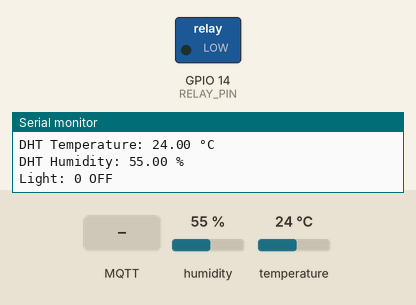
This sketch was run on a simulated ESP8266 (NodeMCU). On the bench: switched loads named in the sketch (green lamp = pin HIGH), the last lines printed to the serial monitor. The inputs (shaded band) are chosen by the test bench; at power-on: humidity 55 %, temperature 24 °C. WiFi joins after 1.5 s; servers stay silent unless stated; no MQTT or app messages arrive unless stated.

Above: at 7.7 s.
7.8 s: MQTT message "ON" arrives on the first subscribed topic
At 9.6 s:
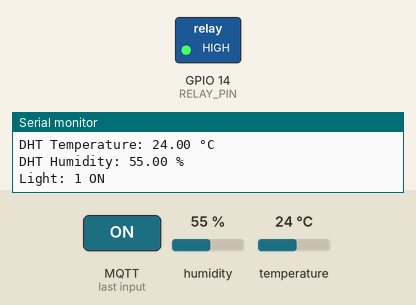
10.1 s: MQTT message "1" arrives on the first subscribed topic
At 11.5 s:
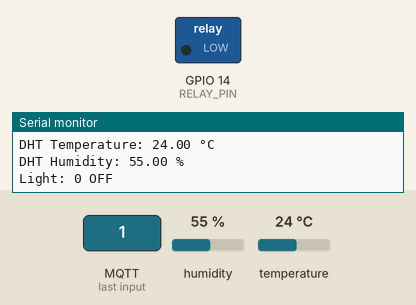
Timing chart, 0 to 13.1 s (numbered marks = the images above; inputs shaded):
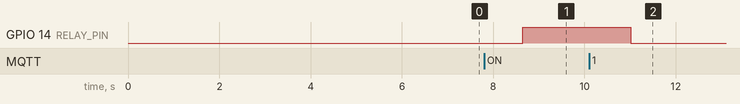

Measured:
- after the input at 7.8 s, GPIO 14 (RELAY_PIN): LOW → HIGH after 0.84 s
- after the input at 10.1 s, GPIO 14 (RELAY_PIN): HIGH → LOW after 0.91 s

The sketch:

Thuc_Hanh_Buoi_2_Bai_2.ino
```cpp
#include <DHT.h>
#include <WiFi.h>
#include <PubSubClient.h>
#include <ArduinoJson.h>

#define RELAY_PIN 14
#define DHT_PIN 5

#define DHT_TYPE DHT11

DHT dht(DHT_PIN, DHT_TYPE);

// Wi-Fi Credentials
const char *ssid = "AshHogan";
const char *password = "11111112";

// MQTT Broker Details
String device_id = "Device0001";
const char *mqtt_server = "broker.hivemq.com";
const int mqtt_port = 1883;
const char *mqtt_user = "nguyenhoangviet";
const char *mqtt_password = "123456";
const char *mqtt_clientId = "Deivce_Device0001";
const char *topic_publish = "SensorData"; //Chủ đề mà ESP8266 sử dụng để gửi dữ liệu đến môi giới MQTT
const char *topic_subscribe = "CommandRequest"; //Chủ đề mà ESP8266 sử dụng để nhận lệnh điều khiển từ xa từ môi giới MQTT

WiFiClient esp_client; //Một đối tượng WiFiClient được sử dụng để kết nối với môi giới MQTT
void callback(char *topic, byte *payload, unsigned int length);
PubSubClient mqtt_client(mqtt_server, mqtt_port, callback, esp_client);//Một đối tượng PubSubClient được sử dụng để giao tiếp với môi giới MQTT

// Data Sending Time
unsigned long CurrentMillis, PreviousMillis, DataSendingTime = (unsigned long)1000 * 10;

// Variable
byte lightStatus; // trạng thái đèn bật hoặc tắt
void setup()
{
  Serial.begin(9600);
  pinMode(RELAY_PIN, OUTPUT);//chỉ định làm chân xuất
  dht.begin();
  delay(5000);
  Serial.println("\n\nWelcome to JP Learning\n");
  setup_wifi();
  mqtt_connect();
  digitalWrite(RELAY_PIN, LOW);
}

void loop()
{
  // Đọc nhiệt độ và độ ẩm từ cảm biến DHT11
  float DHT_Temperature = dht.readTemperature();
  float DHT_Humidity = dht.readHumidity();
  if (isnan(DHT_Temperature) || isnan(DHT_Humidity))   // nếu nhiệt độ, độ ẩm đọc không phải là số
  {
    Serial.println("\n\nFailed to read from DHT11 sensor!");
    delay(1000);
  }
  else
  {
    Serial.println("\n\nDHT Temperature: " + String(DHT_Temperature) + " °C");
    Serial.println("DHT Humidity: " + String(DHT_Humidity) + " %");
    Serial.println("Light: " + String(lightStatus) + " " + String(lightStatus == 1 ? "ON" : "OFF"));
    delay(1000);

    // Devices State Sync Request
    CurrentMillis = millis();
    if (CurrentMillis - PreviousMillis > DataSendingTime)
    {
      PreviousMillis = CurrentMillis;

      // Publish Temperature Data (pkt: packet)
      String pkt = "{";
      pkt += "\"device_id\": \"" + device_id + "\", ";
      pkt += "\"type\": \"Temperature\", ";
      pkt += "\"value\": " + String(DHT_Temperature) + "";
      pkt += "}";
      mqtt_publish((char *)pkt.c_str());  // (char *)pkt.c_str(): chuyển đổi thành mảng ký tự

      // Publish Humidity Data
      String pkt2 = "{";
      pkt2 += "\"device_id\": \"" + device_id + "\", ";
      pkt2 += "\"type\": \"Humidity\", ";
      pkt2 += "\"value\": " + String(DHT_Humidity) + "";
pkt2 += "}";
mqtt_publish((char *)pkt2.c_str());
    }
  }

  if (!mqtt_client.loop())
    mqtt_connect();
}

void setup_wifi()
{
  Serial.println();
  Serial.print("Connecting to ");
  Serial.println("\"" + String(ssid) + "\"");

  WiFi.begin(ssid, password);
  while (WiFi.status() != WL_CONNECTED)
  {
    delay(500);
    Serial.print(".");
  }
  Serial.println("\nWiFi connected");
  Serial.print("IP address: ");
  Serial.println(WiFi.localIP());
}

//connect to mqtt
void mqtt_connect()
{
  // Loop until we're reconnected
  while (!mqtt_client.connected())
  {
    Serial.println("Attempting MQTT connection...");
    // Attempt to connect
    //    if (mqtt_client.connect(mqtt_clientId, mqtt_user, mqtt_password)) {
    if (mqtt_client.connect(mqtt_clientId))  // if the connection is successful
    {
      Serial.println("MQTT Client Connected");
      // Subscribe
      mqtt_subscribe(topic_subscribe); //Đăng ký với môi giới MQTT để nhận dữ liệu trên chủ đề topic_subscribe (gui tu mqtt den esp8266)
    }
    else
    {
      Serial.print("failed, rc=");
      Serial.print(mqtt_client.state());
      Serial.println(" try again in 5 seconds");
      // Wait 5 seconds before retrying
      delay(5000);
    }
  }
}
void mqtt_publish(char *data) //gửi dữ liệu đến môi giới MQTT trên chủ đề đã chỉ định
{
  mqtt_connect();
  Serial.println("Publish Topic: \"" + String(topic_publish) + "\"");
  if (mqtt_client.publish(topic_publish, data))
    Serial.println("Publish \"" + String(data) + "\" ok");
  else
    Serial.println("Publish \"" + String(data) + "\" failed");
}
void mqtt_subscribe(const char *topic)  //đăng ký với môi giới MQTT để nhận dữ liệu trên chủ đề đã chỉ định
{
  if (mqtt_client.subscribe(topic))
    Serial.println("Subscribe \"" + String(topic) + "\" ok");
  else
    Serial.println("Subscribe \"" + String(topic) + "\" failed");
}
void callback(char *topic, byte *payload, unsigned int length)
{
  //1. In ra thông tin của thông điệp được nhận, bao gồm chủ đề và dữ liệu.
  String command;
  Serial.print("\n\nMessage arrived [");
  Serial.print(topic);
  Serial.println("] ");
  for (int i = 0; i < length; i++)
    command += (char)payload[i];

  if (command.length() > 0)
    Serial.println("Command receive is : " + command);

  //2. Deserial hóa dữ liệu thông điệp thành một đối tượng JSON.
  // DynamicJsonDocument doc(1024);
  // deserializeJson(doc, command);
  // JsonObject obj = doc.as<JsonObject>();

  // //3. Lấy ra các giá trị của các khóa "device_id", "type" và "value" từ đối tượng JSON.
  // String id = obj[String("device_id")];
  // String type = obj[String("type")];
  // String value = obj[String("value")];
  // Serial.println("\nCommand device_id is : " + id);
  // Serial.println("Command type is : " + type);
  // Serial.println("Command value is : " + value);

  if (command == "ON")
  {
lightStatus = 1;
digitalWrite(RELAY_PIN, HIGH);
      Serial.println("\nLight ON by Application");
  }else
    {
      lightStatus = 0;
      digitalWrite(RELAY_PIN, LOW);
      Serial.println("\nLight OFF by Application");
    }
    mqtt_publish((char *)command.c_str());

}
```
